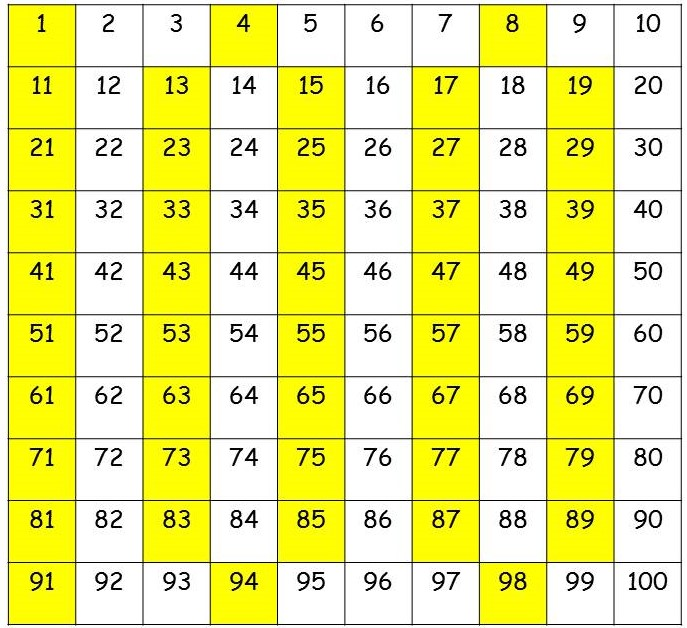
#> input picture images/test.png, 687 x 628 px
$ python grid_detector.py
#> lines starting #> are read from the running program, lines starting #| are printed output that depends on the picture; after the words box and inside, x2 and y2 are one past the last pixel; in counts of white or black regions, pixels touching at a corner belong together
import cv2
import numpy as np


def dedupe(pts, thresh):
    """Eliminates redundant lines: points are grouped by distance and the first point is used as representative

    Parameters
    ----------
    pts : array
        array of points to be grouped
    thresh : float
        distance threshold below which two points are grouped

    Returns
    -------
    array
        array of representatives of the groups
    """
    pts = sorted(pts)

    i = 0
    while i < len(pts) - 1:
        if np.abs(pts[i] - pts[i + 1]) < thresh:
            pts.pop(i + 1)
            continue
        i += 1

    return pts


def intersection(o1, p1, o2, p2):
    """Returns the intersection between two lines (o1, p1) and (o2, p2)

    Parameters
    ----------
    o1 : int
        (x,y) coordinates of the beginning of the first line
    p1 : int
        (x,y) coordinates of the end of the first line
    o2 : int
        (x,y) coordinates of the beginning of the second line
    p2 : int
        (x,y) coordinates of the end of the second line

    Returns
    -------
    array
        (x,y) coordinates of the intersection of the two lines
    """
    o1, p1 = np.array(o1), np.array(p1)
    o2, p2 = np.array(o2), np.array(p2)

    x = o2 - o1
    d1 = p1 - o1
    d2 = p2 - o2

    cross = d1[0] * d2[1] - d1[1] * d2[0]

    if abs(cross) < 1e-8:
        return None

    t1 = (x[0] * d2[1] - x[1] * d2[0]) / cross
    inter = o1 + d1 * t1
    return (int(inter[0]), int(inter[1]))


def detect_grid(
    img,
    kernel_size=5,
    dist=5 / 100,
    canny_th_low=50,
    canny_th_high=150,
    rho=1,
    theta=np.pi / 180,
    threshold=15,
    min_length_line=50,
    max_length_gap=20,
):
    """Perform the automatic grid detection and returns all the ROI

    Parameters
    ----------
    img : np.array
        image of the grid to be detected
    kernel_size : int, optional
        kernel size of the Gaussian Blur applied for denoizing, by default 5
    dist : float, optional
        distance threshold for line grouping (relative to the image's size), by default 5/100
    canny_th_low : int, optional
        low threshold for OpenCV's contour detection function (see official documentation, link below), by default 50
    canny_th_high : int, optional
        high threshold for OpenCV's contour detection function (see official documentation, link below), by default 150
    rho : int, optional
        parameter of OpenCV's Hough transform function (see official documentation, link below), by default 1
    theta : [type], optional
        parameter of OpenCV's Hough transform function (see official documentation, link below), by default np.pi/180
    threshold : int, optional
        parameter of OpenCV's Hough transform function (see official documentation, link below), by default 15
    min_length_line : int, optional
        parameter of OpenCV's Hough transform function (see official documentation, link below), by default 50
    max_length_gap : int, optional
        parameter of OpenCV's Hough transform function (see official documentation, link below), by default 20

    OpenCV's documentation for Canny function : https://www.docs.opencv.org/master/dd/d1a/group__imgproc__feature.html#ga04723e007ed888ddf11d9ba04e2232de
    OpenCV's documentation for Hough Transform function : https://docs.opencv.org/3.4/dd/d1a/group__imgproc__feature.html#ga8618180a5948286384e3b7ca02f6feeb
    Returns
    -------
    np.array, array
        array of the detected ROI and an array containing the number of lines and rows
    """
    image = img.copy()
    h, w = image.shape[:2]
    image = cv2.cvtColor(image, cv2.COLOR_BGR2GRAY)
    # denoize
    image = cv2.GaussianBlur(image, (kernel_size, kernel_size), 0)
    edges = cv2.Canny(image, canny_th_low, canny_th_high)

    # Run Hough on edge detected image
    lines = cv2.HoughLinesP(
        edges, rho, theta, threshold, np.array([]), min_length_line, max_length_gap
    )

    hori, vert = [], []
    for line in lines:
        for x1, y1, x2, y2 in line:
            if np.abs(x1 - x2) < dist * w:
                vert.append((x1 + x2) // 2)
            elif np.abs(y1 - y2) < dist * h:
                hori.append((y1 + y2) // 2)

    hori, vert = dedupe(hori, dist * h), dedupe(vert, dist * w)

    intersections = []
    for y in hori:
        o1, p1 = (0, y), (w, y)
        temp = []
        for x in vert:
            o2, p2 = (x, 0), (x, h)
            temp.append(intersection(o1, p1, o2, p2))
        intersections.append(temp)

    boxes = []
    for i in range(len(intersections) - 1):
        for j in range(1, len(intersections[i])):
            a = intersections[i][j - 1]
            b = intersections[i + 1][j]
            box = (a, b)
            boxes.append(box)

    return boxes, [len(hori) - 1, len(vert) - 1]


# to test the script
if __name__ == "__main__":
    img = cv2.imread("images/test.png")
#> img is the input picture: shape (628, 687, 3); mean B, G, R 136.3, 235.8, 236.1
    h, w = img.shape[:2]
#> h = 628; w = 687

    boxes, trash = detect_grid(img, dist=5 / 100)
#> in detect_grid, `image = cv2.cvtColor(image, cv2.COLOR_BGR2GRAY)`:
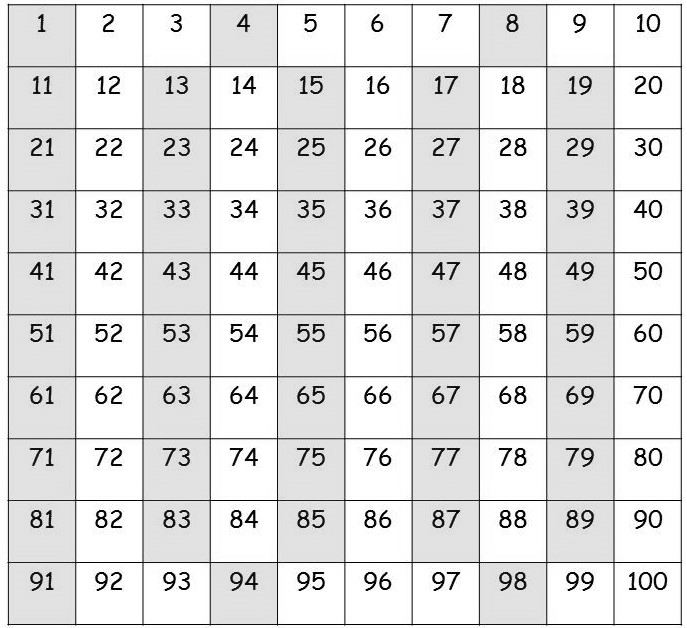
#> image: shape (628, 687); min 0, max 255, mean 224.6
#> in detect_grid, `image = cv2.GaussianBlur(image, (kernel_size, kernel_size), 0)`:
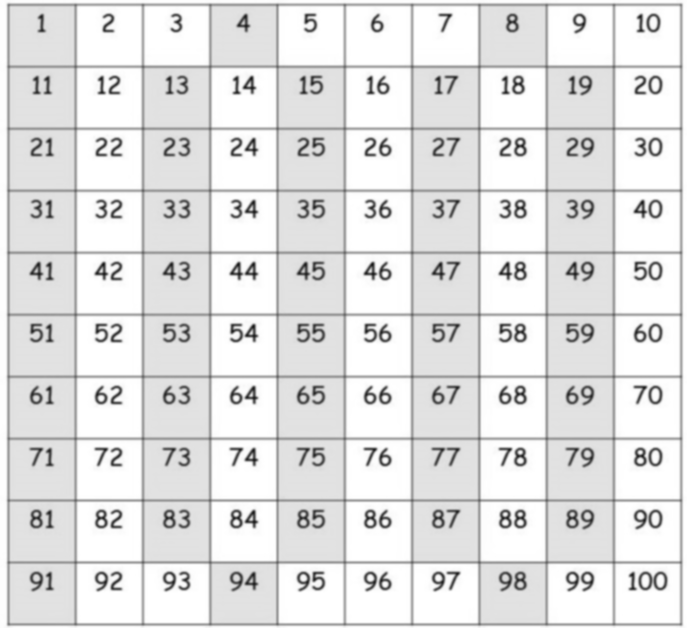
#> image: shape (628, 687); min 26, max 255, mean 224.6
#> in detect_grid, `edges = cv2.Canny(image, canny_th_low, canny_th_high)`:
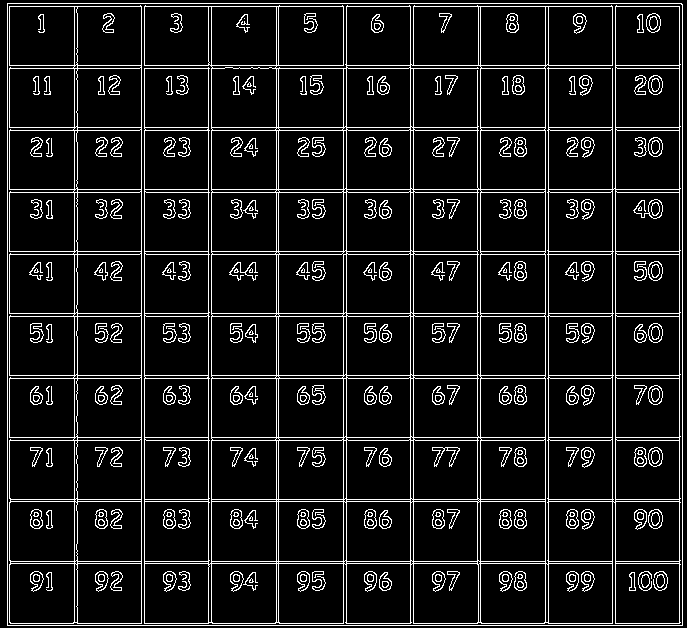
#> edges: shape (628, 687); 10.1% white in thin lines or dots
#> in detect_grid, `lines = cv2.HoughLinesP( edges, rho, theta, threshold, np.array([]), m..`: lines = 46 rows, first 6: [7, 251, 682, 251], [7, 313, 682, 313], [7, 440, 682, 440], [7, 563, 682, 563], [7, 623, 682, 623], [7, 437, 682, 437]
#> the loop in detect_grid, `for line in lines:` made 46 passes
#> line on passes 1 to 12: [[7, 251, 682, 251]], [[7, 313, 682, 313]], [[7, 440, 682, 440]], [[7, 563, 682, 563]], [[7, 623, 682, 623]], [[7, 437, 682, 437]], [[7, 625, 682, 625]], [[7, 378, 682, 378]], [[7, 499, 682, 499]], [[7, 6, 682, 6]], [[7, 130, 682, 130]], [[7, 501, 682, 501]]
#> after the loop in detect_grid, `for line in lines:`: hori = [251, 313, 440, 563, 623, 437, 625, 378, 499, 6, 130, 501, 561, 127, 254, 375, 316, 65, 192, 189, 68, 3]; vert = [141, 278, 7, 211, 208, 410, 682, 346, 679, 343, 9, 480, 615, 612, 477, 276, 548, 74, 413, 144, 545, 77, 478, 76]
#> in dedupe, `pts = sorted(pts)`: pts = [3, 6, 65, 68, 127, 130, 189, 192, 251, 254, 313, 316, 375, 378, 437, 440, 499, 501, 561, 563, 623, 625]
#> the loop in dedupe, `while i < len(pts) - 1:` made 21 passes
#> after the loop in dedupe, `while i < len(pts) - 1:`: i = 10; pts = [3, 65, 127, 189, 251, 313, 375, 437, 499, 561, 623]
#> the loop in dedupe (call 2), `while i < len(pts) - 1:` made 23 passes
#> in detect_grid, `hori, vert = dedupe(hori, dist * h), dedupe(vert, dist * w)`: hori has the same summary as pts in dedupe; vert = [7, 74, 141, 208, 276, 343, 410, 477, 545, 612, 679]
#> the loop in detect_grid, `for y in hori:` made 11 passes
#> y on passes 1 to 6: 3, 65, 127, 189, 251, 313
#> y on passes 7 to 11: 375, 437, 499, 561, 623
#> the loop in detect_grid, `for i in range(len(intersections) - 1):` made 10 passes

    line = img.copy()
    for (pt1, pt2) in boxes:  # pt1 top left, pt2 bottom right
        cv2.rectangle(line, pt1, pt2, (0, 0, 255))
#> this loop made 100 passes
#> (pt1, pt2) on passes 1 to 12: ((7, 3), (74, 65)), ((74, 3), (141, 65)), ((141, 3), (208, 65)), ((208, 3), (276, 65)), ((276, 3), (343, 65)), ((343, 3), (410, 65)), ((410, 3), (476, 65)), ((476, 3), (545, 65)), ((545, 3), (612, 65)), ((612, 3), (679, 65)), ((7, 65), (74, 127)), ((74, 65), (141, 127))
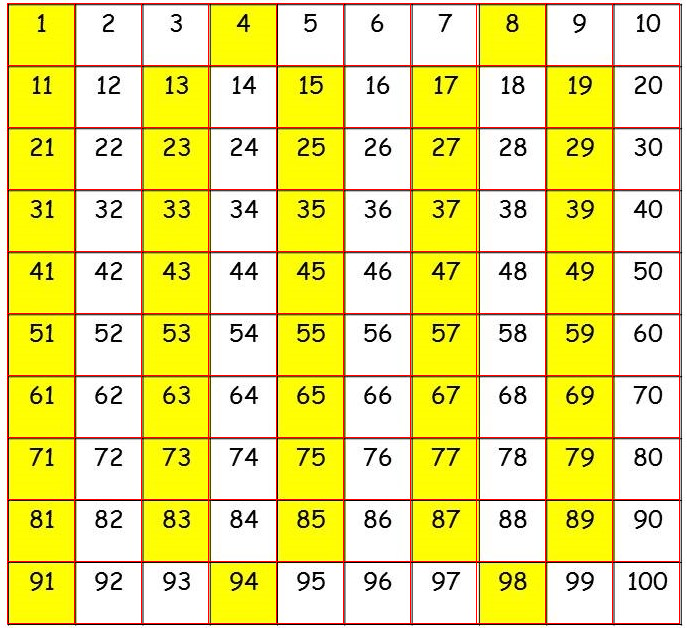
#> line: shape (628, 687, 3); 3.27% of pixels changed, all inside (x1, y1, x2, y2) = (7, 3, 680, 624)

    cv2.imshow("output", line)
    cv2.waitKey(0)
    cv2.destroyAllWindows()
